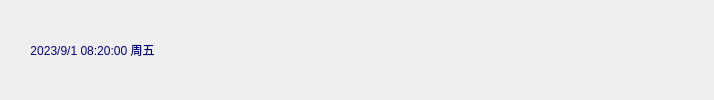
          <widget class="QWidget" name="Menu" native="true">
           <property name="minimumSize">
            <size>
             <width>0</width>
             <height>50</height>
            </size>
           </property>
           <property name="styleSheet">
            <string notr="true">#Menu{

border:1px solid   rgb(250, 255, 201);
border-top-width:0px;
border-right-width:0px;
border-bottom-width:1px;
border-left-width:0px;
border-radius:0px;
}
QPushButton
{
border-radius:3px;
}
QPushButton:hover
{
background-color: rgb(215, 215, 215);
border-radius:3px;
}</string>
           </property>
           <layout class="QHBoxLayout" name="horizontalLayout_4">
            <property name="spacing">
             <number>3</number>
            </property>
            <property name="leftMargin">
             <number>10</number>
            </property>
            <property name="topMargin">
             <number>5</number>
            </property>
            <property name="rightMargin">
             <number>10</number>
            </property>
            <property name="bottomMargin">
             <number>5</number>
            </property>
            <item>
             <spacer name="KG">
              <property name="orientation">
               <enum>Qt::Horizontal</enum>
              </property>
              <property name="sizeHint" stdset="0">
               <size>
                <width>20</width>
                <height>20</height>
               </size>
              </property>
             </spacer>
            </item>
            <item>
             <widget class="QLabel" name="time_lbl">
              <property name="styleSheet">
               <string notr="true">/*时间显示*/
#time_lbl
{
font: 12pt &quot;楷体&quot;;
color: rgb(0, 2, 115);
/*border:2px solid rgb(127, 128, 185);
border-radius:8px;*/
}
#time_lbl:hover
{
color: rgb(127, 128, 185);
}</string>
              </property>
              <property name="text">
               <string>2023/9/1 08:20:00 周五</string>
              </property>
              <property name="alignment">
               <set>Qt::AlignCenter</set>
              </property>
             </widget>
            </item>
            <item>
             <spacer name="horizontalSpacer_9">
              <property name="orientation">
               <enum>Qt::Horizontal</enum>
              </property>
              <property name="sizeHint" stdset="0">
               <size>
                <width>450</width>
                <height>20</height>
               </size>
              </property>
             </spacer>
            </item>
            <item>
             <widget class="QPushButton" name="btn_More">
              <property name="minimumSize">
               <size>
                <width>30</width>
                <height>30</height>
               </size>
              </property>
              <property name="maximumSize">
               <size>
                <width>30</width>
                <height>30</height>
               </size>
              </property>
              <property name="text">
               <string/>
              </property>
              <property name="icon">
               <iconset resource="res.qrc">
                <normaloff>:/ptr/window-more.png</normaloff>:/ptr/window-more.png</iconset>
              </property>
              <property name="iconSize">
               <size>
                <width>30</width>
                <height>30</height>
               </size>
              </property>
             </widget>
            </item>
            <item>
             <widget class="QPushButton" name="btn_Min">
              <property name="minimumSize">
               <size>
                <width>30</width>
                <height>30</height>
               </size>
              </property>
              <property name="maximumSize">
               <size>
                <width>30</width>
                <height>30</height>
               </size>
              </property>
              <property name="text">
               <string/>
              </property>
              <property name="icon">
               <iconset resource="res.qrc">
                <normaloff>:/ptr/window-minimize.png</normaloff>:/ptr/window-minimize.png</iconset>
              </property>
             </widget>
            </item>
            <item>
             <widget class="QPushButton" name="btn_Close">
              <property name="minimumSize">
               <size>
                <width>30</width>
                <height>30</height>
               </size>
              </property>
              <property name="maximumSize">
               <size>
                <width>30</width>
                <height>30</height>
               </size>
              </property>
              <property name="text">
               <string/>
              </property>
              <property name="icon">
               <iconset resource="res.qrc">
                <normaloff>:/ptr/window-close.png</normaloff>:/ptr/window-close.png</iconset>
              </property>
             </widget>
            </item>
           </layout>
          </widget>
